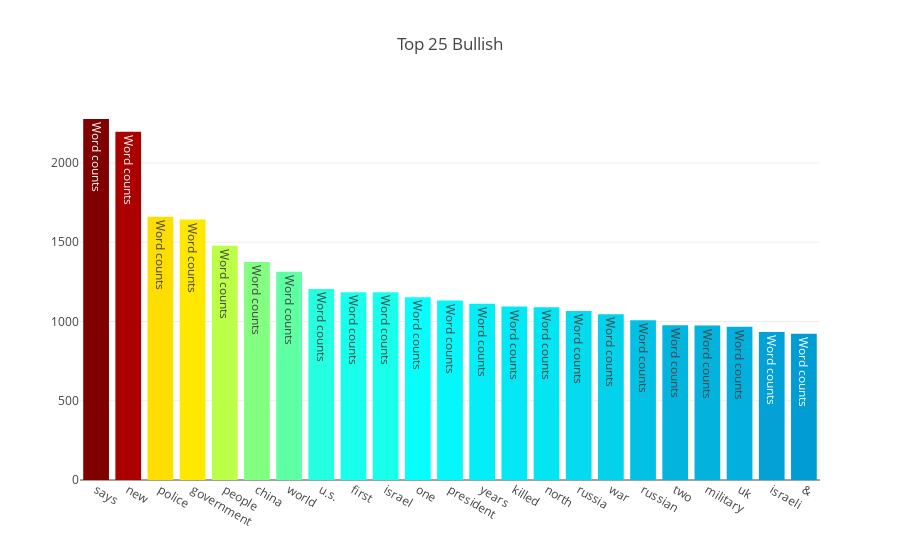

Notebook code cell kept with this figure:
### Markdown cell above
### Bullish Set Word Frequencies

### Code cell
headline_list= []
for column in bullish_stop_words_free_data.columns:
    if "top" in column:
        sentences = bullish_stop_words_free_data[column].tolist()
        headline_list += sentences
        
headline_list = pd.DataFrame(headline_list)
bullish_headlines_no_stopwords = headline_list[0].str.split(expand=True).unstack().value_counts()
data = [go.Bar(
            x = bullish_headlines_no_stopwords.index.values[2:25],
            y = bullish_headlines_no_stopwords.values[2:25],
            marker= dict(colorscale='Jet',color=bullish_headlines_no_stopwords.values[2:100]),
            text='Word counts')]

layout = go.Layout(title='Top 25 Bullish')
figure = go.Figure(data=data, layout=layout)
py.iplot(figure, filename='bullish-freq')

### Figure 1 — Plotly figure (JSON) as saved in the notebook; plotly's stock layout.template omitted (floating-point values rounded to 4 significant figures)
{"data": [{"marker": {"color": [2277, 2197, 1660, 1643, 1478, 1375, 1313, 1205, 1185, 1184, 1152, 1132, 1111, 1094, 1089, 1066, 1045, 1007, 976, 974, 966, 933, 922, 913, 907, 902, 900, 893, 881, 874, 873, 854, 830, 804, 783, 775, 766, 762, 753, 748, 741, 729, 721, 716, 712, 705, 702, 679, 677, 669, 662, 651, 636, 635, 621, 620, 606, 600, 596, 596, 593, 571, 565, 559, 557, 552, 549, 546, 544, 544, 541, 540, 537, 536, 534, 534, 532, 527, 524, 518, 516, 514, 513, 511, 506, 506, 505, 505, 501, 496, 495, 495, 491, 486, 486, 483, 480, 474], "colorscale": "Jet"}, "text": "Word counts", "type": "bar", "uid": "718d4458-c83d-4dbf-935e-d037657faebd", "x": ["says", "new", "police", "government", "people", "china", "world", "u.s.", "first", "israel", "one", "president", "years", "killed", "north", "russia", "war", "russian", "two", "military", "uk", "israeli", "&amp;"], "y": [2277, 2197, 1660, 1643, 1478, 1375, 1313, 1205, 1185, 1184, 1152, 1132, 1111, 1094, 1089, 1066, 1045, 1007, 976, 974, 966, 933, 922]}], "layout": {"title": "Top 25 Bullish"}}
